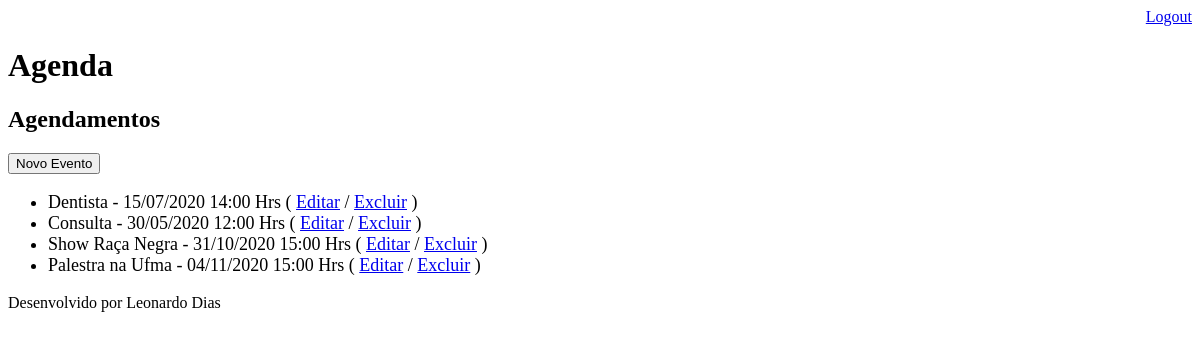
/agenda/ (signed in), run on an earlier commit of the app's database.
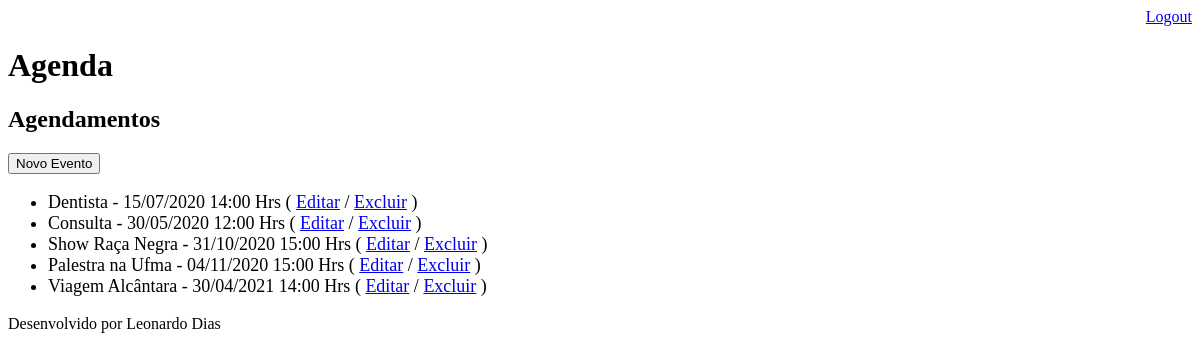
And on a later commit of the database.
### core/models.py (models this page shows, shortened)
class Evento(models.Model):
    titulo = models.CharField(max_length=100)
    descricao = models.TextField(blank=True, null=True)
    data_evento = models.DateTimeField(verbose_name='Data do Evento')
    data_criacao = models.DateTimeField(auto_now=True, verbose_name='Data de Criação do Evento')
    local_evento = models.CharField(max_length= 50, blank=True, null=True, verbose_name='Local do Evento')
    usuario = models.ForeignKey(User, on_delete=models.CASCADE)
    class Meta:
        db_table = 'evento'
    def get_data_evento(self):
        return self.data_evento.strftime('%d/%m/%Y %H:%M Hrs')
    def get_evento_atrasado(self):
        if self.data_evento < datetime.now():
            return True
        else:
            return False

### core/views.py (the view)
# urls.py: path('agenda/', views.lista_evento),
@login_required(login_url='/login/')
def lista_evento(request):
    usuario = request.user
    data_atual = datetime.now() - timedelta(hours=1)
    evento = Evento.objects.filter(usuario = usuario, data_evento__gt = data_atual)
    dados = {'eventos':evento}
    return render(request,'agenda.html',dados)

### templates/agenda.html
{% extends "model-page.html" %}
{% block content %}
        <h2>Agendamentos</h2>
        <a href='evento/'>
            <button type="button">Novo Evento</button>
        </a>
        <ul style="font-size: 18px;">
            {% for evento in eventos %}
                <li>
                <div style={% if evento.get_evento_atrasado %}"color: red;" {% endif%}>
                        {{ evento.titulo }} - {{ evento.get_data_evento }}
                        ( <a href='evento/?id={{ evento.id }}'>Editar</a>
                        / <a href='evento/delete/{{ evento.id }}/'>Excluir</a> )
                    </div>
                </li>
            {% endfor %}
        </ul>
{% endblock %}

What changed in the data, as far as the page shows it:
added Evento: titulo "Viagem Alcântara", get_data_evento "30/04/2021 14:00 Hrs"
